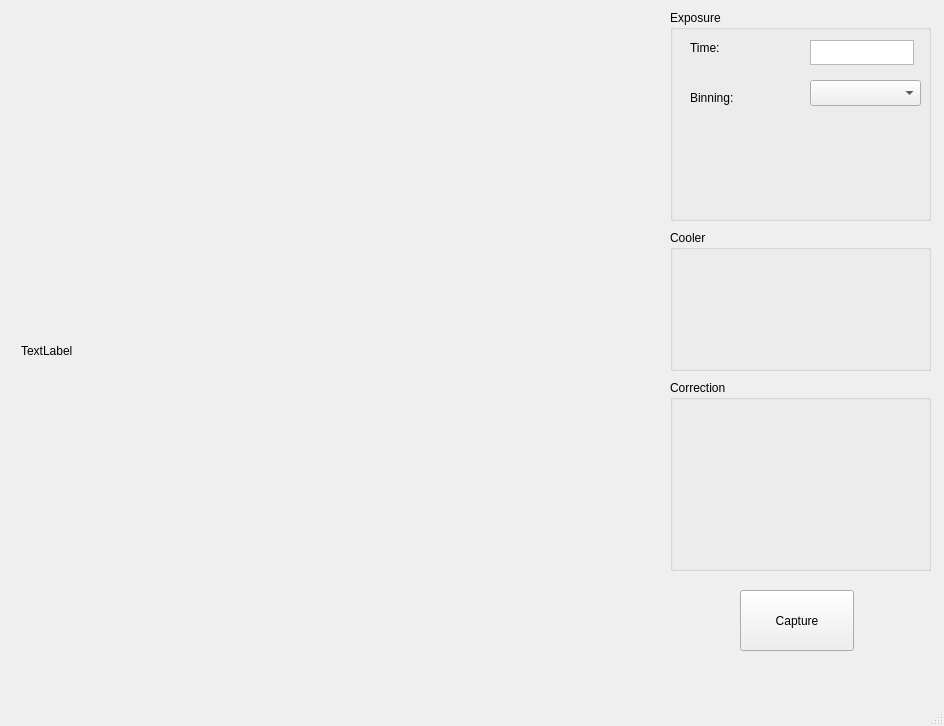
<?xml version="1.0" encoding="UTF-8"?>
<ui version="4.0">
 <class>CaptureWindow</class>
 <widget class="QMainWindow" name="CaptureWindow">
  <property name="geometry">
   <rect>
    <x>0</x>
    <y>0</y>
    <width>944</width>
    <height>726</height>
   </rect>
  </property>
  <property name="windowTitle">
   <string>MainWindow</string>
  </property>
  <widget class="QWidget" name="centralwidget">
   <widget class="QGroupBox" name="exposureBox">
    <property name="enabled">
     <bool>true</bool>
    </property>
    <property name="geometry">
     <rect>
      <x>670</x>
      <y>10</y>
      <width>261</width>
      <height>211</height>
     </rect>
    </property>
    <property name="title">
     <string>Exposure</string>
    </property>
    <widget class="QComboBox" name="binningComboBox">
     <property name="geometry">
      <rect>
       <x>140</x>
       <y>70</y>
       <width>111</width>
       <height>26</height>
      </rect>
     </property>
    </widget>
    <widget class="QLabel" name="binningLabel">
     <property name="geometry">
      <rect>
       <x>20</x>
       <y>80</y>
       <width>62</width>
       <height>16</height>
      </rect>
     </property>
     <property name="text">
      <string>Binning:</string>
     </property>
    </widget>
    <widget class="QLabel" name="timeLabel">
     <property name="geometry">
      <rect>
       <x>20</x>
       <y>30</y>
       <width>62</width>
       <height>16</height>
      </rect>
     </property>
     <property name="text">
      <string>Time:</string>
     </property>
    </widget>
    <widget class="QPlainTextEdit" name="timeText">
     <property name="geometry">
      <rect>
       <x>140</x>
       <y>30</y>
       <width>104</width>
       <height>25</height>
      </rect>
     </property>
    </widget>
   </widget>
   <widget class="QGroupBox" name="coolerBox">
    <property name="geometry">
     <rect>
      <x>670</x>
      <y>230</y>
      <width>261</width>
      <height>141</height>
     </rect>
    </property>
    <property name="title">
     <string>Cooler</string>
    </property>
   </widget>
   <widget class="QPushButton" name="captureButton">
    <property name="geometry">
     <rect>
      <x>740</x>
      <y>590</y>
      <width>114</width>
      <height>61</height>
     </rect>
    </property>
    <property name="text">
     <string>Capture</string>
    </property>
   </widget>
   <widget class="QGroupBox" name="groupBox">
    <property name="geometry">
     <rect>
      <x>670</x>
      <y>380</y>
      <width>261</width>
      <height>191</height>
     </rect>
    </property>
    <property name="title">
     <string>Correction</string>
    </property>
   </widget>
   <widget class="QLabel" name="imageLabel">
    <property name="geometry">
     <rect>
      <x>21</x>
      <y>15</y>
      <width>631</width>
      <height>671</height>
     </rect>
    </property>
    <property name="text">
     <string>TextLabel</string>
    </property>
   </widget>
  </widget>
  <widget class="QMenuBar" name="menubar">
   <property name="geometry">
    <rect>
     <x>0</x>
     <y>0</y>
     <width>944</width>
     <height>22</height>
    </rect>
   </property>
  </widget>
  <widget class="QStatusBar" name="statusbar"/>
 </widget>
 <resources/>
 <connections>
  <connection>
   <sender>captureButton</sender>
   <signal>clicked()</signal>
   <receiver>CaptureWindow</receiver>
   <slot>startCapture()</slot>
   <hints>
    <hint type="sourcelabel">
     <x>790</x>
     <y>638</y>
    </hint>
    <hint type="destinationlabel">
     <x>693</x>
     <y>672</y>
    </hint>
   </hints>
  </connection>
 </connections>
 <slots>
  <slot>startCapture()</slot>
 </slots>
</ui>
